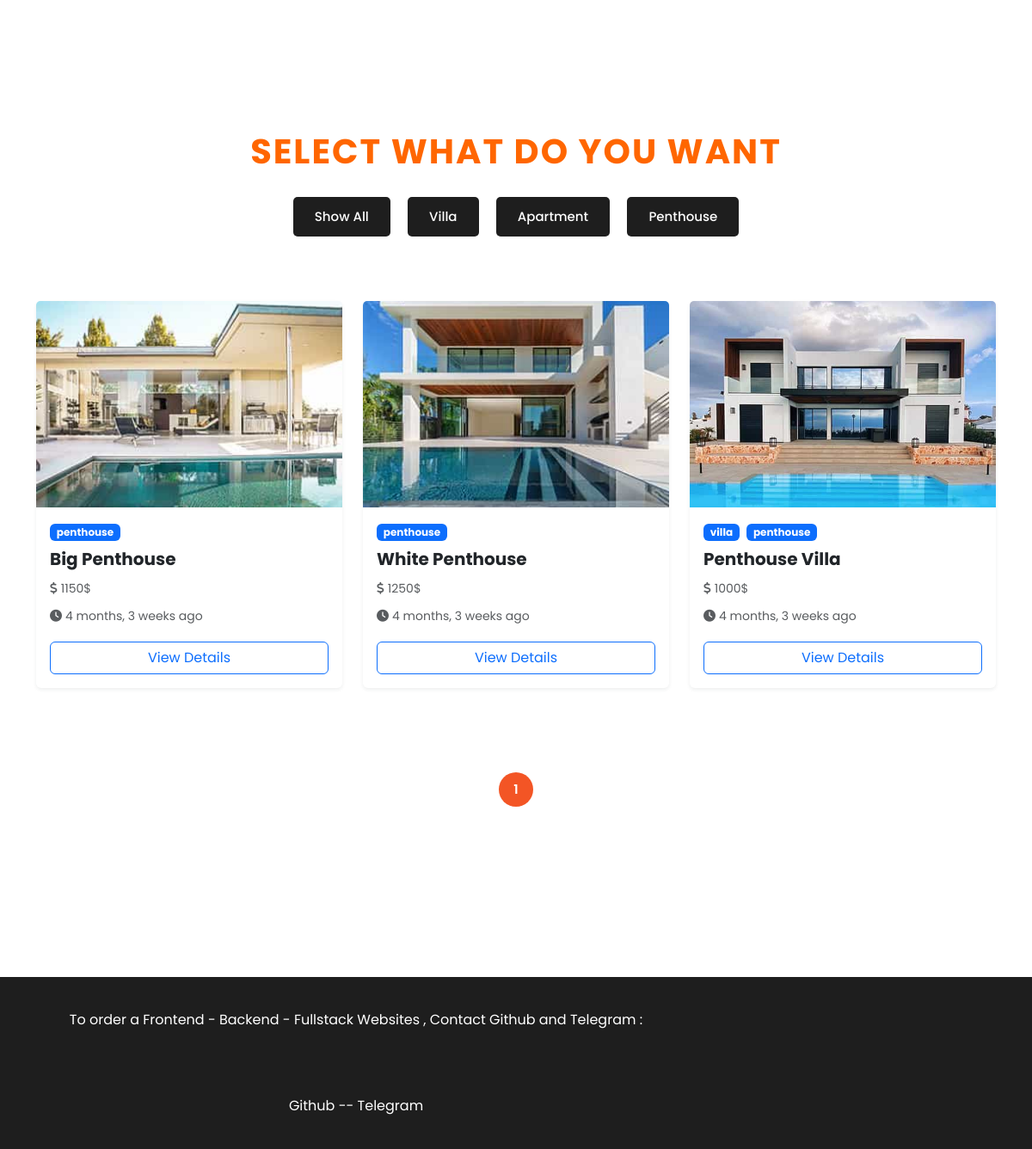
Before: /blog/Category/penthouse (lower part) with the older database file.
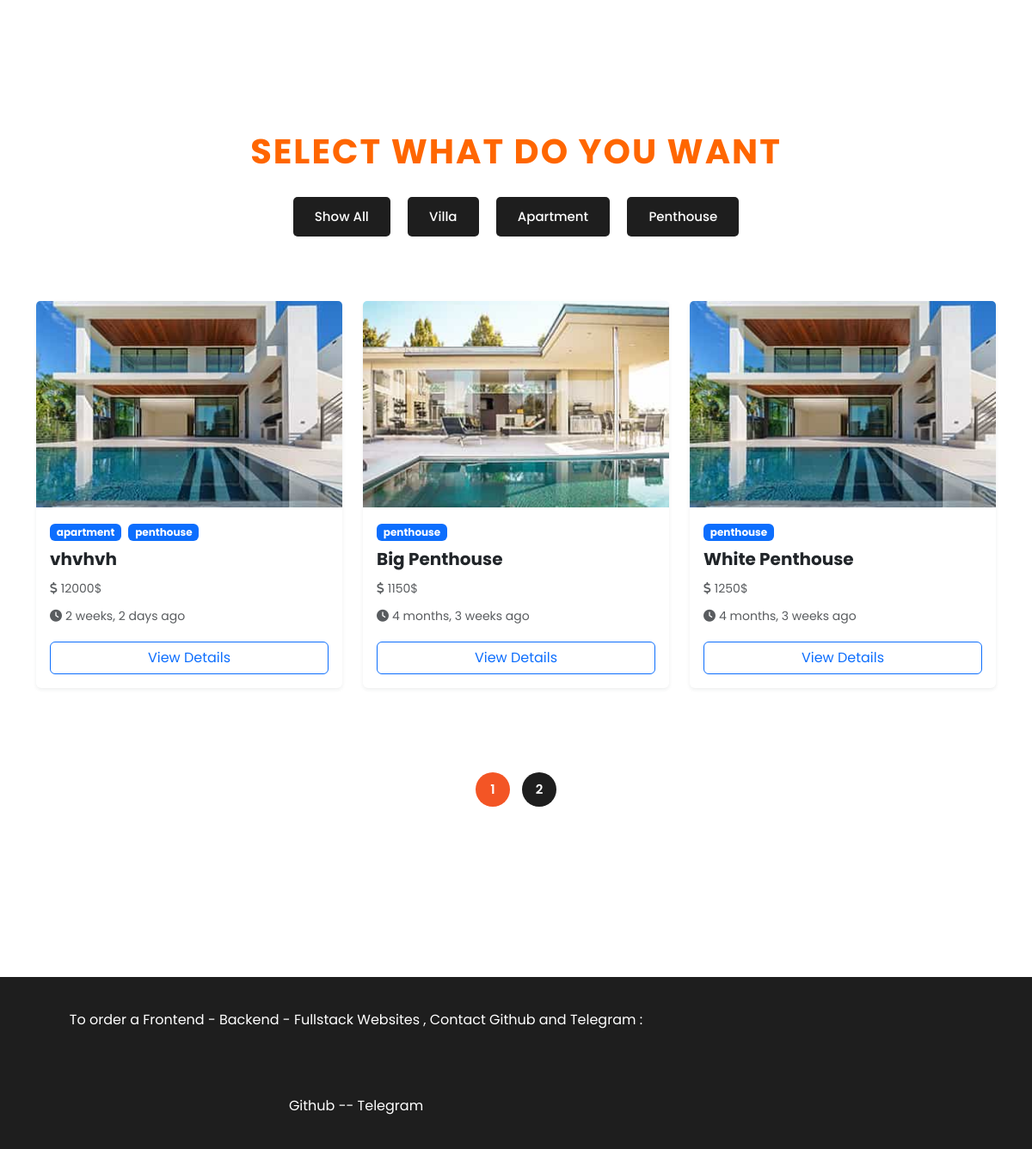
After: the same page with the newer database file.
### blog/models.py (models this page shows, shortened)
class Category(models.Model):
    name = models.CharField(max_length=255)

class Post(models.Model):
    title = models.CharField(max_length=255)
    content = models.TextField()
    price = models.PositiveIntegerField(default=0)
    image = models.ImageField(upload_to="blog/", default="blog/property-01.jpg",blank=True)
    author = models.ForeignKey(User, on_delete=models.SET_NULL, null=True)
    category = models.ManyToManyField("Category")
    status = models.BooleanField(default=False)
    login_require = models.BooleanField(default=False)
    counted_view = models.PositiveIntegerField(default=0)
    published_date = models.DateTimeField(null=True)
    created_date = models.DateTimeField(auto_now_add=True)
    updated_date = models.DateTimeField(auto_now=True)
    class Meta:
        ordering = ["-published_date"]

### blog/views.py (the view)
# urls.py: path("Category/<str:cat_name>", views.PostList.as_view(), name="category"),
@method_decorator(cache_page(60), name='dispatch')
class PostList(ListView):
    model = Post
    template_name = "post_list.html"
    context_object_name = "posts"
    paginate_by = 3
    def get_queryset(self):
        posts = Post.objects.filter(status=True)
        cat_name = self.kwargs.get("cat_name")
        if cat_name:
            posts = posts.filter(category__name=cat_name)
        return posts.order_by("-published_date")

### blog/templatetags/blog_tags.py (called while the page is built)
@register.inclusion_tag("blog/blog-category.html")
def postcategories():
    posts = Post.objects.filter(status=1)
    categories = Category.objects.all()
    cat_dict = {}
    for name in categories:
        cat_dict[name] = posts.filter(category=name)
    return {"categories": cat_dict}

### templates/post_list.html (shortened to what this page needs)
{% extends 'base.html' %}
{% load static %}
{% load humanize %}
{% load blog_tags %}
  {% block content %}
<div class="section properties py-5">
  <h3 class="text-center mb-4" style="font-weight: 700; font-size: 2.5rem; color: #ff6600; text-transform: uppercase; letter-spacing: 2px;">
    Select what do you want
  </h3>
  <div class="container">
    {% postcategories %}
    <div class="row g-4">
      {% for post in posts %}
      <div class="col-lg-4 col-md-6">
        <div class="card h-100 shadow-sm border-0">
          <img src="{{ post.image.url }}" class="card-img-top" alt="Post Image" style="height: 240px; object-fit: cover;">
          <div class="card-body">
            <div class="mb-2">
              {% for cat in post.category.all %}
                <span class="badge bg-primary me-1">{{ cat.name }}</span>
              {% endfor %}
            </div>
            <h5 class="card-title">{{ post.title }}</h5>
            <p class="text-muted mb-1"><i class="fa fa-dollar-sign me-1"></i>{{ post.price }}$</p>
            <p class="text-muted"><i class="fa fa-clock me-1"></i>{{ post.published_date|naturaltime }}</p>
            <div class="mt-3">
              <a href="{% url 'blog:post-detail' pk=post.id %}" class="btn btn-outline-primary w-100">View Details</a>
            </div>
          </div>
        </div>
      </div>
      {% endfor %}
    </div>
    <div class="row mt-5">
    <div class="col-lg-12 d-flex justify-content-center">
    <ul class="pagination">
      {% for num in page_obj.paginator.page_range %}
        {% if num == page_obj.number %}
          <li>
            <a class="is_active" href="?page={{ num }}">{{ num }}</a>
          </li>
        {% else %}
          <li>
            <a href="?page={{ num }}">{{ num }}</a>
          </li>
        {% endif %}
      {% endfor %}
    </ul>
    </div>
    </div>
  </div>
</div>
{% endblock %}

### templates/base.html (shortened to what this page needs)
{% load static %}
<!DOCTYPE html>
<html lang="en">
  <head>
    <link href="{% static 'vendor/bootstrap/css/bootstrap.min.css' %}" rel="stylesheet">
    <link rel="stylesheet" href="{% static 'assets/css/fontawesome.css' %}">
    <link rel="stylesheet" href="{% static 'assets/css/templatemo-villa-agency.css' %}">
    <link rel="stylesheet" href="{% static 'assets/css/owl.css' %}">
    <link rel="stylesheet" href="{% static 'assets/css/animate.css' %}">
    <link rel="stylesheet" href="https://unpkg.com/swiper@7/swiper-bundle.min.css"/>
  </head>
<body>
  {% block content %}
  {% endblock %}
<footer>
    <div class="container">
      <div class="col-lg-8">
        <p>To order a Frontend - Backend - Fullstack Websites , Contact Github and Telegram :<br>
        <a rel="nofollow" href="https://github.com/Senoor22s" target="_blank">Github</a> --
        <a rel="nofollow" href="https://t.me/elpatronz222" target="_blank">Telegram</a></p>
      </div>
    </div>
</footer>
  </body>
</html>

### templates/blog/blog-category.html
{% load static %}
    <ul class="properties-filter">
        <li>
           <a href="{% url 'blog:posts' %}" data-filter="*">Show All</a>
        </li>
        {% for cat in categories %}
        <li>
        <a
         href="{% url 'blog:category' cat_name=cat.name %}"
         data-filter=".{{ cat.name }}">{{ cat.name }}</a>
        </li>
        {% endfor %}
    </ul>

### static/assets/css/templatemo-villa-agency.css (style rules this page uses)
html, body, div, span, applet, object, iframe, h1, h2, h3, h4, h5, h6, p, blockquote, div pre, a, abbr, acronym, address, big, cite, code, del, dfn, em, font, img, ins, kbd, q, s, samp, small, strike, strong, sub, sup, tt, var, b, u, i, center, dl, dt, dd, ol, ul, li, figure, header, nav, section, article, aside, footer, figcaption { margin: 0; padding: 0; border: 0; outline: 0; }
ul, li { padding: 0; margin: 0; list-style: none; }
header, nav, section, article, aside, footer, hgroup { display: block; }
* { box-sizing: border-box; }
html, body { font-family: 'Poppins', sans-serif; -ms-text-size-adjust: 100%; -webkit-font-smoothing: antialiased; -moz-osx-font-smoothing: grayscale; }
a { text-decoration: none !important; }
h1, h2, h3, h4, h5, h6 { color: #1e1e1e; margin-top: 0px; margin-bottom: 0px; font-weight: 700; }
ul { margin-bottom: 0px; }
p { font-size: 14px; line-height: 28px; color: #4a4a4a; }
img { width: 100%; overflow: hidden; }
html, body { font-family: 'Poppins', sans-serif; }
.section { margin-top: 120px; }
footer { margin-top: 150px; background-color: #1e1e1e; min-height: 100px; }
footer p { text-align: center; line-height: 100px; color: #fff; font-size: 16px; font-weight: 400; }
footer p a { color: #fff; transition: all .3s; position: relative; z-index: 3; }
.properties ul.properties-filter { list-style: none; text-align: center; margin-bottom: 70px; }
.properties ul.properties-filter li { display: inline-block; margin: 5px 8px; }
.properties ul.properties-filter li a { display: inline-block; text-align: center; font-size: 15px; text-transform: capitalize; font-weight: 500; color: #fff; background-color: #1e1e1e; padding: 12px 25px; border-radius: 5px; transition: all .3s; }
.properties ul.pagination { margin-top: 50px; text-align: center; width: 100%; display: inline-block; }
.properties ul.pagination li { display: inline-block; margin: 0px 5px; }
.properties ul.pagination li a { display: inline-block; width: 40px; height: 40px; line-height: 40px; text-align: center; background-color: #1e1e1e; color: #fff; font-size: 15px; font-weight: 600; border-radius: 50%; transition: all .3s; }
.properties ul.pagination li a:hover, .properties ul.pagination li a.is_active { background-color: #f35525; color: #fff; }
body { overflow-x: hidden; }

Changed rows visible on the page:
no longer on this page (row unchanged): Post: image (picture), title "Penthouse Villa", price "1000", published_date "4 months, 3 weeks ago", Category (name "villa"), Category (name "penthouse")
added Post: image (picture), title "vhvhvh", price "12000", published_date "2 weeks, 2 days ago", Category (name "apartment"), Category (name "penthouse")
Other visible differences:
new list line: "2"
